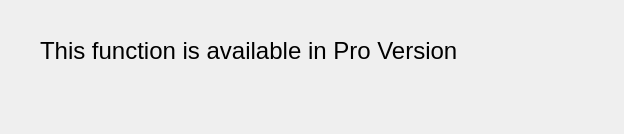
<?xml version="1.0" encoding="UTF-8"?>
<ui version="4.0">
 <class>Form</class>
 <widget class="QWidget" name="Form">
  <property name="geometry">
   <rect>
    <x>0</x>
    <y>0</y>
    <width>624</width>
    <height>134</height>
   </rect>
  </property>
  <property name="windowTitle">
   <string>Available</string>
  </property>
  <property name="windowIcon">
   <iconset>
    <normaloff>resources/icon/favicon-32x32.png</normaloff>resources/icon/favicon-32x32.png</iconset>
  </property>
  <widget class="QLabel" name="label">
   <property name="geometry">
    <rect>
     <x>40</x>
     <y>30</y>
     <width>541</width>
     <height>42</height>
    </rect>
   </property>
   <property name="font">
    <font>
     <family>Segoe UI</family>
     <pointsize>18</pointsize>
    </font>
   </property>
   <property name="text">
    <string>This function is available in Pro Version</string>
   </property>
  </widget>
  <widget class="QLabel" name="label_3">
   <property name="geometry">
    <rect>
     <x>13</x>
     <y>62</y>
     <width>16</width>
     <height>17</height>
    </rect>
   </property>
   <property name="text">
    <string/>
   </property>
   <property name="pixmap">
    <pixmap>img/servDaten.JPG</pixmap>
   </property>
  </widget>
 </widget>
 <resources/>
 <connections/>
</ui>
